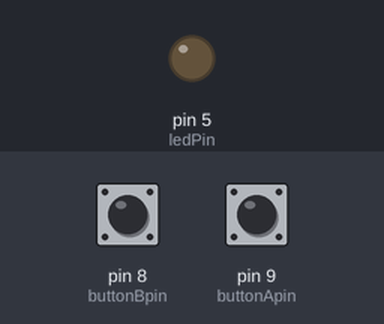
Bench run of a sketch on a simulated Arduino Uno, built with avr-gcc and run on an emulated ATmega328P. Shown: output pins drawn as LEDs (lit = HIGH). Dashed ring = blinking. The test bench sets the inputs (shaded band); at power-on: pin 9 (buttonApin) LOW, pin 8 (buttonBpin) LOW.

Above: at 1.2 s.
1.3 s: pin 9 (buttonApin) pulled HIGH for 0.15 s
At 1.55 s:
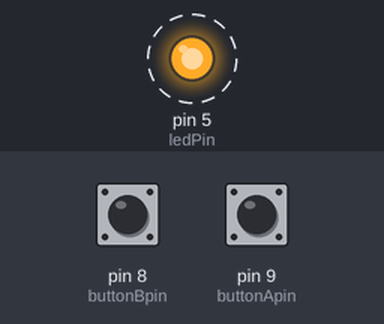
4.3 s: pin 8 (buttonBpin) pulled HIGH for 0.15 s
At 4.3 s:
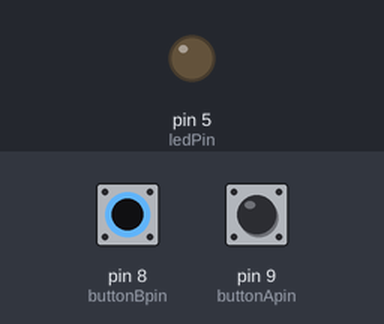
5.9 s: pin 9 (buttonApin) pulled HIGH for 1 s
At 6.15 s:
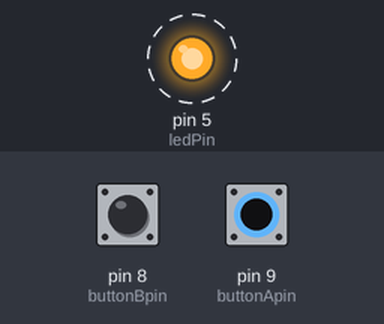
8.9 s: pin 8 (buttonBpin) pulled HIGH for 1 s
Timing chart, 0 to 11.9 s (numbered marks = the images above; inputs shaded):
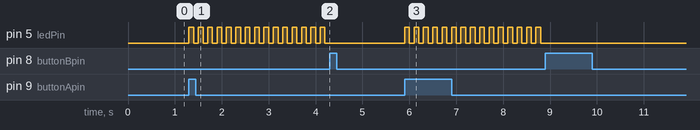

Measured:
- after the input at 1.3 s, pin 5 (ledPin): alternates HIGH for 0.10 s and LOW for 0.10 s, starting at once
- after the input at 4.3 s, pin 5 (ledPin): stops changing and stays LOW
- after the input at 5.9 s, pin 5 (ledPin): alternates HIGH for 0.10 s and LOW for 0.10 s, starting at once
- after the input at 8.9 s, pin 5 (ledPin): stops changing and stays LOW

The sketch:

IoT_Sem1_Lek2_Lab2.ino
```cpp
/***********************************************************
File name: lab01.ino
Description: use push buttons with digital inputs to turn
             an LED on and off
***********************************************************/
int ledPin = 5;
int buttonApin = 9;
int buttonBpin = 8;
int blinking = 0;

byte leds = 0;

void setup() {
  pinMode(ledPin, OUTPUT);
}

void loop() {
  if (digitalRead(buttonApin) == HIGH) {
    blinking = 1;
  }
  if (digitalRead(buttonBpin) == HIGH) {
    blinking = 0;
  }
  if(blinking){
        digitalWrite(ledPin, HIGH);
        delay(100);
        digitalWrite(ledPin, LOW);
        delay(100);

  }
}
```
